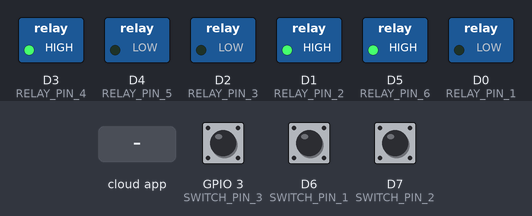
Simulated run of this sketch. Board: ESP8266 (NodeMCU). On the bench: switched loads named in the sketch (green lamp = pin HIGH). The test bench sets the inputs (shaded band); at power-on: GPIO 3 (SWITCH_PIN_3) HIGH, D6 (SWITCH_PIN_1) HIGH, D7 (SWITCH_PIN_2) HIGH. WiFi joins after 1.5 s; servers stay silent unless stated; what the sketch prints to the serial monitor is not drawn.

Above: at 2.7 s.
2.8 s: the phone or cloud app sets Luz.Sala to 0
At 4.0 s:
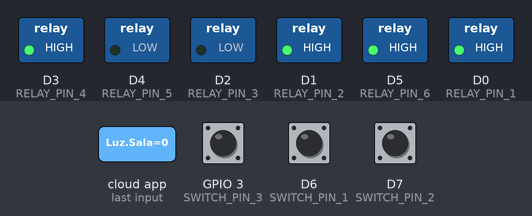
4.3 s: the phone or cloud app sets Tomada.Sala to 1
At 5.2 s:
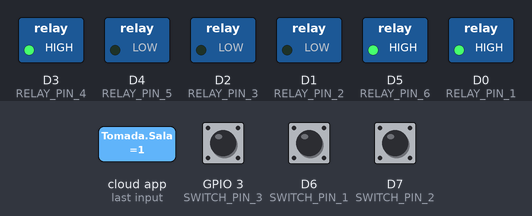
5.8 s: the phone or cloud app sets Luz.Cozinha to 0
At 6.3 s:
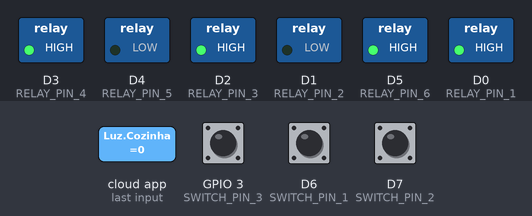
7.3 s: the phone or cloud app sets Cafeteira to 1
At 8.5 s:
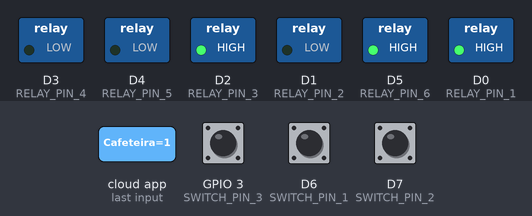
8.8 s: the phone or cloud app sets Luz.Quarto to 0
At 9.8 s:
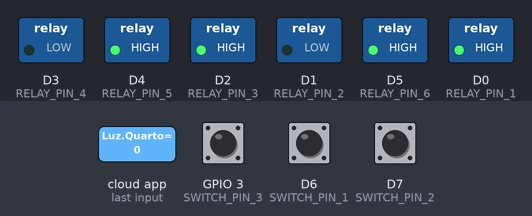
10.3 s: the phone or cloud app sets Tomada.Quarto to 1
At 10.9 s:
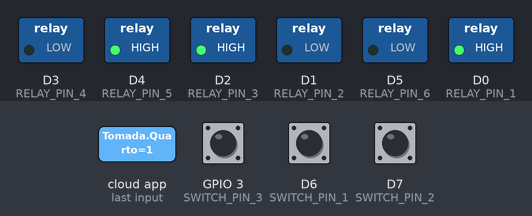
Timing chart, 0 to 12.8 s (numbered marks = the images above; inputs shaded):
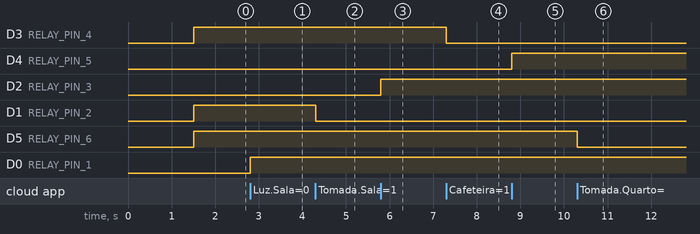

Measured:
- after the input at 2.8 s, D0 (RELAY_PIN_1): LOW → HIGH at once
- after the input at 4.3 s, D1 (RELAY_PIN_2): HIGH → LOW at once
- after the input at 5.8 s, D2 (RELAY_PIN_3): LOW → HIGH at once
- after the input at 7.3 s, D3 (RELAY_PIN_4): HIGH → LOW at once
- after the input at 8.8 s, D4 (RELAY_PIN_5): LOW → HIGH at once
- after the input at 10.3 s, D5 (RELAY_PIN_6): HIGH → LOW at once

The sketch:

Principal.ino
```cpp
// Neste código foi exemplificado o código principal
// na qual os interruptores comandam os pontos de iluminação
// e as cargas podem ser controladas via voz ou aplicativo

// Bibliotecas utilizadas
#include <Arduino.h>
#include <ESP8266WiFi.h>
#include "fauxmoESP.h"

// Definições dos pinos de saída
#define RELAY_PIN_1 D0
#define RELAY_PIN_2 D1
#define RELAY_PIN_3 D2
#define RELAY_PIN_4 D3
#define RELAY_PIN_5 D4
#define RELAY_PIN_6 D5

// Definição dos pinos de entrada
#define SWITCH_PIN_1 D6
#define SWITCH_PIN_2 D7
#define SWITCH_PIN_3 D9

// Configurações de Rede e log
#define SERIAL_BAUDRATE 115200
#define WIFI_SSID "Wifi TCC"
#define WIFI_PASS "rede-wifi-TCC"

// Definição dos nomes dos dispositivos
#define OUT_1 "Luz Sala"
#define OUT_2 "Tomada Sala"
#define OUT_3 "Luz Cozinha"
#define OUT_4 "Cafeteira"
#define OUT_5 "Luz Quarto"
#define OUT_6 "Tomada Quarto"

fauxmoESP fauxmo;

// Setup de configuração do Wi-Fi
void wifiSetup() {
  WiFi.mode(WIFI_STA);
  Serial.printf("[WIFI] Conectado ao %s ", WIFI_SSID);
  WiFi.begin(WIFI_SSID, WIFI_PASS);

  // Aguardando conexão
  while (WiFi.status() != WL_CONNECTED) {
    Serial.print(".");
    delay(100);
  }
  Serial.println();

  // Conectado
  Serial.printf("[WIFI] STATION Mode, SSID: %s, IP address: %s\n", WiFi.SSID().c_str(), WiFi.localIP().toString().c_str());
}

//Variáveis para controle de estado
bool state_1 = false;
uint8_t state_button_1 = 0;
bool state_2 = false;
uint8_t state_button_2 = 0;
bool state_3 = false;
uint8_t state_button_3 = 0;

//Função que trata ações vindas dos interruptores
void checkSwitchState(uint8_t pinIn, uint8_t* stateButton, bool* state, char* device_name, uint8_t pinOut) {
  uint8_t currentState = digitalRead(pinIn);
  if(currentState != *stateButton) {
    *state = !*state;
    *stateButton = currentState;
    digitalWrite(pinOut, *state ? LOW : HIGH);
    fauxmo.setState(device_name, *state, 128);
  }
}

void setup() {
  // Configuração inicial
  Serial.begin(SERIAL_BAUDRATE);
  Serial.println();

  // Configuração Wi-Fi
  wifiSetup();

  // Definição das portas utilizadas para acionar cargas
  pinMode(RELAY_PIN_1, OUTPUT);
  pinMode(RELAY_PIN_2, OUTPUT);
  pinMode(RELAY_PIN_3, OUTPUT);
  pinMode(RELAY_PIN_4, OUTPUT);
  pinMode(RELAY_PIN_5, OUTPUT);
  pinMode(RELAY_PIN_6, OUTPUT);

  // Definição do estado inicial das cargas
  digitalWrite(RELAY_PIN_1, HIGH);
  digitalWrite(RELAY_PIN_2, HIGH);
  digitalWrite(RELAY_PIN_3, HIGH);
  digitalWrite(RELAY_PIN_4, HIGH);
  digitalWrite(RELAY_PIN_5, HIGH);
  digitalWrite(RELAY_PIN_6, HIGH);

  // Definição das entradas dos interruptores
  pinMode(SWITCH_PIN_1, INPUT_PULLUP);
  pinMode(SWITCH_PIN_2, INPUT_PULLUP);
  pinMode(SWITCH_PIN_3, INPUT_PULLUP);

  // Configuração da FAUXMO
  fauxmo.createServer(true);
  fauxmo.setPort(80);
  fauxmo.enable(true);

  // Adiciona os dispositivos
  fauxmo.addDevice(OUT_1);
  fauxmo.addDevice(OUT_2);
  fauxmo.addDevice(OUT_3);
  fauxmo.addDevice(OUT_4);
  fauxmo.addDevice(OUT_5);
  fauxmo.addDevice(OUT_6);

  fauxmo.onSetState([](unsigned char device_id, const char * device_name, bool state, unsigned char value) {
    // Retorno de chamada quando um comando da Alexa é recebido

    Serial.printf("[MAIN] Device #%d (%s) state: %s value: %d\n", device_id, device_name, state ? "ON" : "OFF", value);

    // Lógica para identificação da carga correspondente
    if (strcmp(device_name, OUT_1)==0) {
      digitalWrite(RELAY_PIN_1, state ? LOW : HIGH);
      state_1 = state;
    } else if (strcmp(device_name, OUT_2)==0) {
      digitalWrite(RELAY_PIN_2, state ? LOW : HIGH);
    } else if (strcmp(device_name, OUT_3)==0) {
      digitalWrite(RELAY_PIN_3, state ? LOW : HIGH);
      state_2 = state;
    } else if (strcmp(device_name, OUT_4)==0) {
      digitalWrite(RELAY_PIN_4, state ? LOW : HIGH);
    } else if (strcmp(device_name, OUT_5)==0) {
      digitalWrite(RELAY_PIN_5, state ? LOW : HIGH);
      state_3 = state;
    } else if (strcmp(device_name, OUT_6)==0) {
      digitalWrite(RELAY_PIN_6, state ? LOW : HIGH);
    }
  });
}

void loop() {
  // Pesquisa manual ao server UDP
  fauxmo.handle();

  checkSwitchState(SWITCH_PIN_1, &state_button_1, &state_1, OUT_1, RELAY_PIN_1);
  checkSwitchState(SWITCH_PIN_2, &state_button_2, &state_2, OUT_3, RELAY_PIN_3);
  checkSwitchState(SWITCH_PIN_3, &state_button_3, &state_3, OUT_4, RELAY_PIN_5);
}
```
